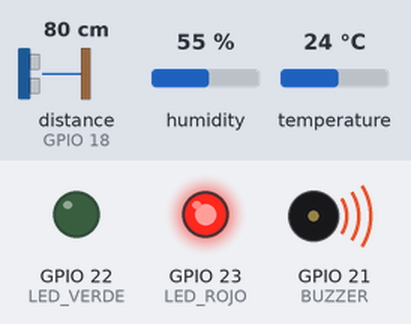
The sketch below on a simulated ESP32. On the bench: output pins drawn as LEDs (lit = HIGH), buzzer (waves = sounding). Wiring (inferred from the names in the program): ultrasonic range finder: trigger GPIO 5; echo GPIO 18. The test bench sets the inputs (shaded band); at power-on: distance to the obstacle (sensor on GPIO 18) 80 cm, humidity 55 %, temperature 24 °C. The echo pulse lasts 58.3 µs per cm; WiFi joins after 1.5 s; servers stay silent unless stated; the local clock reads 2024-03-15 10:24:30 at power-on unless the sketch sets it; pins used as bus, display or sensor lines are not drawn; what the sketch prints to the serial monitor is not drawn.

Above: at 2.7 s.
2.8 s: distance to the obstacle (sensor on GPIO 18) set to 67 cm
At 3.16 s:
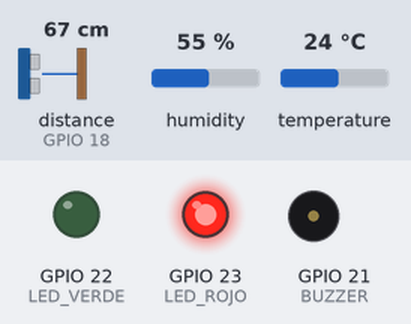
6.3 s: distance to the obstacle (sensor on GPIO 18) set to 120 cm
At 7.5 s:
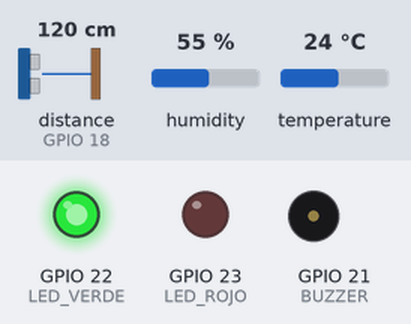
7.8 s: distance to the obstacle (sensor on GPIO 18) set to 105 cm
9.3 s: distance to the obstacle (sensor on GPIO 18) set to 99 cm
At 10.5 s:
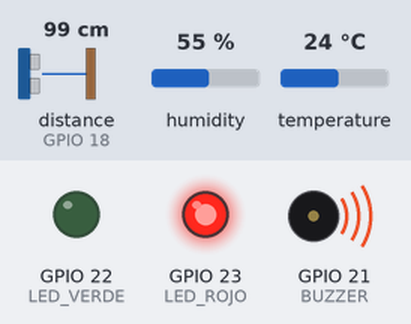
10.8 s: distance to the obstacle (sensor on GPIO 18) set to 35 cm
At 11.17 s:
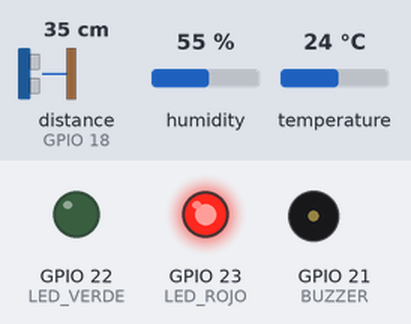
Timing chart, 0 to 23.5 s (numbered marks = the images above; inputs shaded):
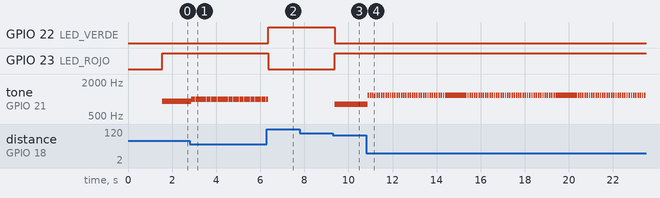

The sketch:

firebase2.ino
```cpp
#include <WiFi.h>
#include <Firebase_ESP_Client.h>
#include "addons/TokenHelper.h"
#include "addons/RTDBHelper.h"
#include "DHT.h"
#include <time.h>

// ===== CONFIGURACIÓN DE RED =====
#define WIFI_SSID "IBARRA 25"
#define WIFI_PASSWORD "COSMO3625"

// ===== CONFIGURACIÓN DE FIREBASE =====
#define API_KEY "AIzaSyAe_GED12ttFaO68TkFBAq45RQMC9bB96Q"
#define DATABASE_URL "https://parking-test-14cef-default-rtdb.firebaseio.com/"

// ===== OBJETOS FIREBASE =====
FirebaseData fbdo;
FirebaseAuth auth;
FirebaseConfig config;

// ===== PINES =====
#define TRIG_PIN 5
#define ECHO_PIN 18
#define LED_VERDE 22
#define LED_ROJO 23
#define BUZZER 21
#define DHTPIN 4
#define DHTTYPE DHT22

DHT dht(DHTPIN, DHTTYPE);

// ===== VARIABLES SENSOR/LOGICA =====
long duracion;
int distancia = 999;
int distanciaAnterior = 999;
int contadorQuieto = 0;

const int UMBRAL_MOV = 4;
const int CICLOS_QUIETO = 5;
bool alertaMostrada = false;

float temp = NAN;
float hum = NAN;
unsigned long ultimoDHT = 0;
const unsigned long intervaloDHT = 2000; // 2s

unsigned long tiempoAnterior = 0;
const unsigned long intervaloLoop = 100; // base loop cada 100ms

String ultimoEstado = "";

// ===== TELEMETRIA / FIREBASE =====
unsigned long ultimoEnvioFirebase = 0;
const unsigned long intervaloEnvio = 5000; // enviar telemetría cada 5s
const unsigned long minEnvioEntreCambios = 2000; // throttle (2s)

// ===== BUZZER NO BLOQUEANTE =====
bool buzzerEnabled = false;
bool buzzerOn = false;
unsigned long buzzerUntil = 0;
unsigned long buzzerOffUntil = 0;
unsigned long buzzerOnDuration = 0;
unsigned long buzzerOffDuration = 0;
int buzzerFreq = 1000;

// ===== BLINK OCCUPIED NO BLOQUEANTE =====
bool blinking = false;
int blinkToggles = 0;
int blinkTargetToggles = 0; // 2 toggles = 1 full cycle
unsigned long nextBlinkToggle = 0;
const unsigned long blinkInterval = 300; // ms

// ===== FUNCION CALLBACK TOKEN (opcional para debug) =====
void tokenStatusCallback(FirebaseConfig *config) {
  Serial.println("Token status changed.");
}

// ===== SETUP =====
void setup() {
  Serial.begin(115200);
  delay(50);

  pinMode(TRIG_PIN, OUTPUT);
  pinMode(ECHO_PIN, INPUT);
  pinMode(LED_ROJO, OUTPUT);
  pinMode(LED_VERDE, OUTPUT);
  pinMode(BUZZER, OUTPUT);
  digitalWrite(LED_ROJO, LOW);
  digitalWrite(LED_VERDE, LOW);
  noTone(BUZZER);

  dht.begin();

  // Conectar WiFi
  Serial.print("Conectando a WiFi");
  WiFi.begin(WIFI_SSID, WIFI_PASSWORD);
  unsigned long startWiFi = millis();
  while (WiFi.status() != WL_CONNECTED && millis() - startWiFi < 15000) {
    Serial.print(".");
    delay(300);
  }
  if (WiFi.status() == WL_CONNECTED) {
    Serial.println("\n✅ WiFi Conectado!");
    Serial.print("IP: "); Serial.println(WiFi.localIP());
  } else {
    Serial.println("\n⚠️ No se pudo conectar a WiFi en 15s. Seguirá intentando en background.");
  }

  // Sincronizar hora (NTP) para evitar errores SSL
  Serial.print("Sincronizando hora NTP");
  configTime(0, 0, "pool.ntp.org", "time.google.com");
  unsigned long start = millis();
  while (millis() - start < 10000) { // esperar hasta 10s
    time_t now = time(nullptr);
    if (now > 1600000000) break;
    Serial.print(".");
    delay(500);
  }
  time_t now = time(nullptr);
  if (now > 1600000000) {
    Serial.println("\n✅ Hora sincronizada");
  } else {
    Serial.println("\n⚠️ No se sincronizó la hora. SSL puede fallar (revisar NTP/WiFi).");
  }

  // Configurar Firebase
  config.api_key = API_KEY;
  config.database_url = DATABASE_URL;
  config.token_status_callback = tokenStatusCallback;
  Firebase.begin(&config, &auth);
  Firebase.reconnectWiFi(true);

  // SignUp anónimo
  if (Firebase.signUp(&config, &auth, "", "")) {
    Serial.println("🔐 Inicio de sesión anónimo exitoso!");
  } else {
    Serial.printf("❌ Error en inicio de sesión: %s\n", config.signer.signupError.message.c_str());
  }

  ultimoEnvioFirebase = millis();
}

// ===== FUNCIONES AUXILIARES =====
int medirDistanciaNonBlocking() {
  digitalWrite(TRIG_PIN, LOW);
  delayMicroseconds(2);
  digitalWrite(TRIG_PIN, HIGH);
  delayMicroseconds(10);
  digitalWrite(TRIG_PIN, LOW);

  long dur = pulseIn(ECHO_PIN, HIGH, 30000);
  if (dur == 0) {
    Serial.println("⚠️ No se recibió eco del HC-SR04");
    return distanciaAnterior;
  }
  int d = (int)(dur * 0.034 / 2.0);
  return d;
}

void leerDHTnonBlocking() {
  unsigned long ahora = millis();
  if (ahora - ultimoDHT >= intervaloDHT) {
    float t = dht.readTemperature();
    float h = dht.readHumidity();
    if (!isnan(t) && !isnan(h)) {
      temp = t;
      hum = h;
    } else {
      Serial.println("⚠️ Lectura DHT fallida (NaN). Manteniendo últimos valores.");
    }
    ultimoDHT = ahora;
  }
}

void arrancarBlink(int cycles) {
  blinking = true;
  blinkToggles = 0;
  blinkTargetToggles = cycles * 2;
  nextBlinkToggle = millis();
  digitalWrite(LED_ROJO, LOW);
}

void handleBlink() {
  if (!blinking) return;
  unsigned long ahora = millis();
  if (ahora >= nextBlinkToggle) {
    bool current = digitalRead(LED_ROJO);
    digitalWrite(LED_ROJO, !current);
    blinkToggles++;
    nextBlinkToggle = ahora + blinkInterval;
    if (blinkToggles >= blinkTargetToggles) {
      blinking = false;
      digitalWrite(LED_ROJO, LOW);
    }
  }
}

void setBuzzerPattern(int freq, unsigned long onDur, unsigned long offDur) {
  buzzerFreq = freq;
  buzzerOnDuration = onDur;
  buzzerOffDuration = offDur;
  buzzerEnabled = true;
  buzzerOn = false;
  buzzerOffUntil = millis();
}

void stopBuzzer() {
  buzzerEnabled = false;
  buzzerOn = false;
  noTone(BUZZER);
}

void handleBuzzer() {
  if (!buzzerEnabled) return;
  unsigned long ahora = millis();
  if (buzzerOn) {
    if (ahora >= buzzerUntil) {
      noTone(BUZZER);
      buzzerOn = false;
      buzzerOffUntil = ahora + buzzerOffDuration;
    }
  } else {
    if (ahora >= buzzerOffUntil) {
      tone(BUZZER, buzzerFreq);
      buzzerOn = true;
      buzzerUntil = ahora + buzzerOnDuration;
    }
  }
}

// ===== FUNCIÓN ENVÍO FIREBASE =====
void enviarFirebaseIfNeeded(const String &estado, bool forceSend = false) {
  unsigned long ahora = millis();
  if (!forceSend && (ahora - ultimoEnvioFirebase < intervaloEnvio)) return;
  if (WiFi.status() != WL_CONNECTED) {
    Serial.println("⚠️ WiFi no conectado. Reintentando...");
    WiFi.reconnect();
    return;
  }
  if (!Firebase.ready()) {
    Serial.println("⚠️ Firebase no listo. Se omitirá envío.");
    return;
  }

  Serial.println("📡 Enviando datos a Firebase...");

  time_t now = time(nullptr);
  struct tm *timeinfo = localtime(&now);
  char timestamp[30];
  strftime(timestamp, sizeof(timestamp), "%Y-%m-%d_%H-%M-%S", timeinfo);

  String basePath = "parking_status/";
  String logPath = "parking_logs/";
  logPath += timestamp;

  bool okEstado = Firebase.RTDB.setString(&fbdo, basePath + "estado", estado);
  bool okDist   = Firebase.RTDB.setFloat(&fbdo, basePath + "distancia", distancia);
  bool okTemp   = Firebase.RTDB.setFloat(&fbdo, basePath + "temperatura", temp);
  bool okHum    = Firebase.RTDB.setFloat(&fbdo, basePath + "humedad", hum);
  bool okTime   = Firebase.RTDB.setString(&fbdo, basePath + "timestamp", timestamp);

  FirebaseJson json;
  json.set("estado", estado);
  json.set("distancia", distancia);
  json.set("temperatura", temp);
  json.set("humedad", hum);
  json.set("timestamp", timestamp);

  bool okHist = Firebase.RTDB.setJSON(&fbdo, logPath.c_str(), &json);

  if (okHist && okEstado && okDist) {
    Serial.println("✅ Datos enviados correctamente a Firebase (vivo + historial)");
  } else {
    Serial.printf("❌ Error enviando datos -> HTTP: %d, Reason: %s\n",
                  fbdo.httpCode(), fbdo.errorReason().c_str());
  }

  ultimoEnvioFirebase = ahora;
}

// ===== LOOP PRINCIPAL =====
void loop() {
  unsigned long ahora = millis();
  if (ahora - tiempoAnterior < intervaloLoop) {
    handleBlink();
    handleBuzzer();
    return;
  }
  tiempoAnterior = ahora;

  distancia = medirDistanciaNonBlocking();
  if (abs(distancia - distanciaAnterior) <= UMBRAL_MOV) contadorQuieto++;
  else {
    contadorQuieto = 0;
    alertaMostrada = false;
  }
  distanciaAnterior = distancia;
  leerDHTnonBlocking();

  String estado = "";

  if (distancia > 100 || distancia <= 0) {
    estado = "Libre";
    digitalWrite(LED_ROJO, LOW);
    digitalWrite(LED_VERDE, HIGH);
    stopBuzzer();
    blinking = false;

  } else if (distancia > 30 && distancia <= 100) {
    estado = "Aproximación";
    digitalWrite(LED_VERDE, LOW);
    digitalWrite(LED_ROJO, HIGH);
    int frecuencia = map(distancia, 100, 30, 800, 1200);
    int duracionOn = map(distancia, 100, 30, 120, 60);
    int duracionOff = duracionOn;
    setBuzzerPattern(frecuencia, duracionOn, duracionOff);

  } else if (distancia <= 30) {
    if (contadorQuieto >= CICLOS_QUIETO) {
      estado = "Ocupado";
      digitalWrite(LED_VERDE, LOW);
      stopBuzzer();
      if (!alertaMostrada) {
        arrancarBlink(5);
        alertaMostrada = true;
      }
    } else {
      estado = "Maniobra";
      digitalWrite(LED_VERDE, LOW);
      digitalWrite(LED_ROJO, HIGH);
      setBuzzerPattern(1600, 150, 150);
    }
  }

  handleBlink();
  handleBuzzer();

  Serial.print("Distancia: ");
  Serial.print(distancia);
  Serial.print(" cm | Estado: ");
  Serial.print(estado);
  if (!isnan(temp) && !isnan(hum)) {
    Serial.print(" | Temp: ");
    Serial.print(temp);
    Serial.print(" °C | Hum: ");
    Serial.print(hum);
    Serial.print(" %");
  }
  Serial.println();

  bool forceSend = (estado != ultimoEstado) &&
                   (millis() - ultimoEnvioFirebase >= minEnvioEntreCambios);
  enviarFirebaseIfNeeded(estado, forceSend);
  if (estado != ultimoEstado) ultimoEstado = estado;
}
```

Measured:
- the behaviour switches between 72 and 71 cm on distance to the obstacle (sensor on GPIO 18) (found by bisection; images 0 and 1)
- the behaviour switches between 102 and 101 cm on distance to the obstacle (sensor on GPIO 18) (found by bisection; images 2 and 3)
- after the input at 2.8 s, tone on GPIO 21 (BUZZER): plays 994 Hz for 0.09 s, 994 Hz for 0.09 s, 994 Hz for 0.09 s, 994 Hz for 0.09 s, 994 Hz for 0.19 s, 994 Hz for 0.09 s … (28 notes in this stretch), starting after 0.06 s
- after the input at 6.3 s, GPIO 22 (LED_VERDE): LOW → HIGH after 0.07 s; GPIO 23 (LED_ROJO): HIGH → LOW after 0.07 s
- after the input at 7.8 s, every drawn part: stays the same
- after the input at 9.3 s, GPIO 22 (LED_VERDE): HIGH → LOW after 0.08 s; GPIO 23 (LED_ROJO): LOW → HIGH after 0.08 s; tone on GPIO 21 (BUZZER): silent → 811 Hz after 0.08 s
- after the input at 10.8 s, tone on GPIO 21 (BUZZER): goes 35 × (1177 Hz 0.06 s, silent 0.04 s), 1177 Hz 0.97 s, 40 × (silent 0.03 s, 1177 Hz 0.06 s), silent 0.04 s, 1177 Hz 0.97 s, 31 × (silent 0.04 s, 1177 Hz 0.06 s), then silent, starting after 0.09 s
